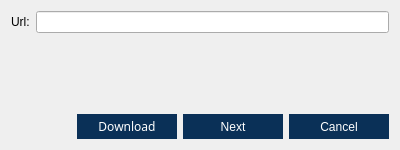
<?xml version="1.0" encoding="UTF-8"?>
<ui version="4.0">
 <class>Downloader</class>
 <widget class="QDialog" name="Downloader">
  <property name="geometry">
   <rect>
    <x>0</x>
    <y>0</y>
    <width>400</width>
    <height>150</height>
   </rect>
  </property>
  <property name="windowTitle">
   <string>Downloader</string>
  </property>
  <layout class="QGridLayout" name="gridLayout">
   <item row="0" column="0">
    <widget class="QLabel" name="urlLabel">
     <property name="text">
      <string>Url:</string>
     </property>
    </widget>
   </item>
   <item row="0" column="1">
    <widget class="QLineEdit" name="urlEdit">
     <property name="enabled">
      <bool>true</bool>
     </property>
    </widget>
   </item>
   <item row="1" column="0" colspan="2">
    <layout class="QHBoxLayout" name="horizontalLayout_2"/>
   </item>
   <item row="3" column="0" colspan="2">
    <layout class="QHBoxLayout" name="horizontalLayout_3">
     <item>
      <spacer name="horizontalSpacer">
       <property name="orientation">
        <enum>Qt::Horizontal</enum>
       </property>
       <property name="sizeHint" stdset="0">
        <size>
         <width>40</width>
         <height>20</height>
        </size>
       </property>
      </spacer>
     </item>
     <item>
      <widget class="QPushButton" name="downloadButton">
       <property name="minimumSize">
        <size>
         <width>100</width>
         <height>25</height>
        </size>
       </property>
       <property name="font">
        <font>
         <family>TakaoPGothic</family>
        </font>
       </property>
       <property name="styleSheet">
        <string notr="true">QPushButton { background : #0a3057; border : none; color: #FFFFFF} QPushButton:hover { background : #418BCA; } 
QPushButton:pressed { background : #418BCA; }</string>
       </property>
       <property name="text">
        <string>Download</string>
       </property>
       <property name="autoDefault">
        <bool>false</bool>
       </property>
      </widget>
     </item>
     <item>
      <widget class="QPushButton" name="continueButton">
       <property name="enabled">
        <bool>false</bool>
       </property>
       <property name="minimumSize">
        <size>
         <width>100</width>
         <height>25</height>
        </size>
       </property>
       <property name="styleSheet">
        <string notr="true">QPushButton { background : #0a3057; border : none; color: #FFFFFF} QPushButton:hover { background : #418BCA; } 
QPushButton:pressed { background : #418BCA; }</string>
       </property>
       <property name="text">
        <string>Next</string>
       </property>
       <property name="autoDefault">
        <bool>false</bool>
       </property>
      </widget>
     </item>
     <item>
      <widget class="QPushButton" name="quitButton">
       <property name="minimumSize">
        <size>
         <width>100</width>
         <height>25</height>
        </size>
       </property>
       <property name="styleSheet">
        <string notr="true">QPushButton { background : #0a3057; border : none; color: #FFFFFF} QPushButton:hover { background : #418BCA; } 
QPushButton:pressed { background : #418BCA; }</string>
       </property>
       <property name="text">
        <string>Cancel</string>
       </property>
       <property name="autoDefault">
        <bool>false</bool>
       </property>
      </widget>
     </item>
    </layout>
   </item>
   <item row="2" column="0" colspan="2">
    <widget class="QLabel" name="statusLabel">
     <property name="sizePolicy">
      <sizepolicy hsizetype="Preferred" vsizetype="Expanding">
       <horstretch>0</horstretch>
       <verstretch>0</verstretch>
      </sizepolicy>
     </property>
     <property name="text">
      <string/>
     </property>
    </widget>
   </item>
  </layout>
 </widget>
 <layoutdefault spacing="6" margin="11"/>
 <resources/>
 <connections/>
</ui>
